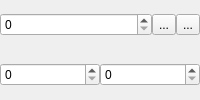
                  <widget class="QWidget" name="pgSprite_9">
                   <layout class="QVBoxLayout" name="verticalLayout_18">
                    <property name="spacing">
                     <number>0</number>
                    </property>
                    <property name="leftMargin">
                     <number>0</number>
                    </property>
                    <property name="topMargin">
                     <number>0</number>
                    </property>
                    <property name="rightMargin">
                     <number>0</number>
                    </property>
                    <property name="bottomMargin">
                     <number>0</number>
                    </property>
                    <item>
                     <widget class="QWidget" name="widget_25" native="true">
                      <layout class="QHBoxLayout" name="horizontalLayout_10">
                       <property name="spacing">
                        <number>0</number>
                       </property>
                       <property name="leftMargin">
                        <number>0</number>
                       </property>
                       <property name="topMargin">
                        <number>0</number>
                       </property>
                       <property name="rightMargin">
                        <number>0</number>
                       </property>
                       <property name="bottomMargin">
                        <number>0</number>
                       </property>
                       <item>
                        <widget class="QSpinBox" name="numSpriteID">
                         <property name="maximum">
                          <number>7</number>
                         </property>
                        </widget>
                       </item>
                       <item>
                        <widget class="QToolButton" name="btnSpriteFlipped">
                         <property name="text">
                          <string>...</string>
                         </property>
                         <property name="icon">
                          <iconset resource="icons.qrc">
                           <normaloff>:/icons/flip.png</normaloff>:/icons/flip.png</iconset>
                         </property>
                         <property name="checkable">
                          <bool>true</bool>
                         </property>
                        </widget>
                       </item>
                       <item>
                        <widget class="QToolButton" name="btnSpriteMirrored">
                         <property name="text">
                          <string>...</string>
                         </property>
                         <property name="icon">
                          <iconset resource="icons.qrc">
                           <normaloff>:/icons/mirror.png</normaloff>:/icons/mirror.png</iconset>
                         </property>
                         <property name="checkable">
                          <bool>true</bool>
                         </property>
                        </widget>
                       </item>
                      </layout>
                     </widget>
                    </item>
                    <item>
                     <widget class="QWidget" name="widget_28" native="true">
                      <layout class="QHBoxLayout" name="horizontalLayout_11">
                       <property name="spacing">
                        <number>0</number>
                       </property>
                       <property name="leftMargin">
                        <number>0</number>
                       </property>
                       <property name="topMargin">
                        <number>0</number>
                       </property>
                       <property name="rightMargin">
                        <number>0</number>
                       </property>
                       <property name="bottomMargin">
                        <number>0</number>
                       </property>
                       <item>
                        <widget class="QSpinBox" name="numSpriteX">
                         <property name="maximum">
                          <number>252</number>
                         </property>
                        </widget>
                       </item>
                       <item>
                        <widget class="QSpinBox" name="numSpriteY">
                         <property name="maximum">
                          <number>208</number>
                         </property>
                        </widget>
                       </item>
                      </layout>
                     </widget>
                    </item>
                   </layout>
                  </widget>
